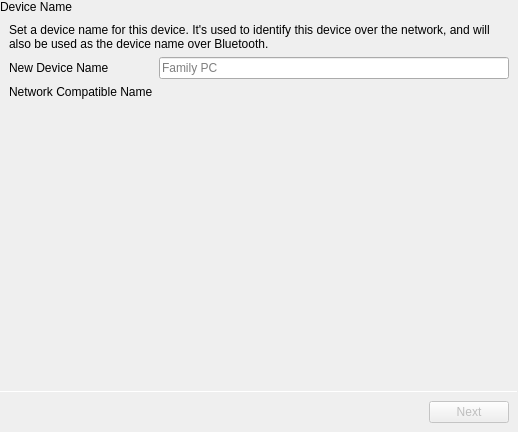
<?xml version="1.0" encoding="UTF-8"?>
<ui version="4.0">
 <class>OnboardingHostname</class>
 <widget class="QWidget" name="OnboardingHostname">
  <property name="geometry">
   <rect>
    <x>0</x>
    <y>0</y>
    <width>518</width>
    <height>432</height>
   </rect>
  </property>
  <property name="windowTitle">
   <string notr="true">Form</string>
  </property>
  <layout class="QVBoxLayout" name="verticalLayout">
   <property name="spacing">
    <number>0</number>
   </property>
   <property name="leftMargin">
    <number>0</number>
   </property>
   <property name="topMargin">
    <number>0</number>
   </property>
   <property name="rightMargin">
    <number>0</number>
   </property>
   <property name="bottomMargin">
    <number>0</number>
   </property>
   <item>
    <widget class="tTitleLabel" name="titleLabel">
     <property name="text">
      <string>Device Name</string>
     </property>
    </widget>
   </item>
   <item>
    <layout class="QGridLayout" name="gridLayout">
     <property name="leftMargin">
      <number>9</number>
     </property>
     <property name="topMargin">
      <number>9</number>
     </property>
     <property name="rightMargin">
      <number>9</number>
     </property>
     <property name="bottomMargin">
      <number>9</number>
     </property>
     <property name="spacing">
      <number>6</number>
     </property>
     <item row="1" column="1">
      <widget class="QLineEdit" name="hostnameEdit">
       <property name="placeholderText">
        <string>Family PC</string>
       </property>
      </widget>
     </item>
     <item row="1" column="0">
      <widget class="QLabel" name="label_2">
       <property name="text">
        <string>New Device Name</string>
       </property>
      </widget>
     </item>
     <item row="0" column="0" colspan="2">
      <widget class="QLabel" name="label">
       <property name="text">
        <string>Set a device name for this device. It's used to identify this device over the network, and will also be used as the device name over Bluetooth.</string>
       </property>
       <property name="wordWrap">
        <bool>true</bool>
       </property>
      </widget>
     </item>
     <item row="2" column="0">
      <widget class="QLabel" name="label_3">
       <property name="text">
        <string>Network Compatible Name</string>
       </property>
      </widget>
     </item>
     <item row="2" column="1">
      <widget class="QLabel" name="networkCompatibleName">
       <property name="text">
        <string notr="true"/>
       </property>
      </widget>
     </item>
    </layout>
   </item>
   <item>
    <spacer name="verticalSpacer">
     <property name="orientation">
      <enum>Qt::Vertical</enum>
     </property>
     <property name="sizeHint" stdset="0">
      <size>
       <width>20</width>
       <height>264</height>
      </size>
     </property>
    </spacer>
   </item>
   <item>
    <widget class="Line" name="line">
     <property name="maximumSize">
      <size>
       <width>16777215</width>
       <height>1</height>
      </size>
     </property>
     <property name="orientation">
      <enum>Qt::Horizontal</enum>
     </property>
    </widget>
   </item>
   <item>
    <layout class="QHBoxLayout" name="horizontalLayout">
     <property name="spacing">
      <number>6</number>
     </property>
     <property name="leftMargin">
      <number>9</number>
     </property>
     <property name="topMargin">
      <number>9</number>
     </property>
     <property name="rightMargin">
      <number>9</number>
     </property>
     <property name="bottomMargin">
      <number>9</number>
     </property>
     <item>
      <spacer name="horizontalSpacer">
       <property name="orientation">
        <enum>Qt::Horizontal</enum>
       </property>
       <property name="sizeHint" stdset="0">
        <size>
         <width>40</width>
         <height>20</height>
        </size>
       </property>
      </spacer>
     </item>
     <item>
      <widget class="QPushButton" name="nextButton">
       <property name="enabled">
        <bool>false</bool>
       </property>
       <property name="text">
        <string>Next</string>
       </property>
       <property name="icon">
        <iconset theme="go-next">
         <normaloff>../../../thedesk/thedesk/libthedesk/onboarding</normaloff>../../../thedesk/thedesk/libthedesk/onboarding</iconset>
       </property>
      </widget>
     </item>
    </layout>
   </item>
  </layout>
 </widget>
 <customwidgets>
  <customwidget>
   <class>tTitleLabel</class>
   <extends>QLabel</extends>
   <header location="global">ttitlelabel.h</header>
   <slots>
    <signal>backButtonClicked()</signal>
   </slots>
  </customwidget>
 </customwidgets>
 <resources/>
 <connections/>
</ui>
